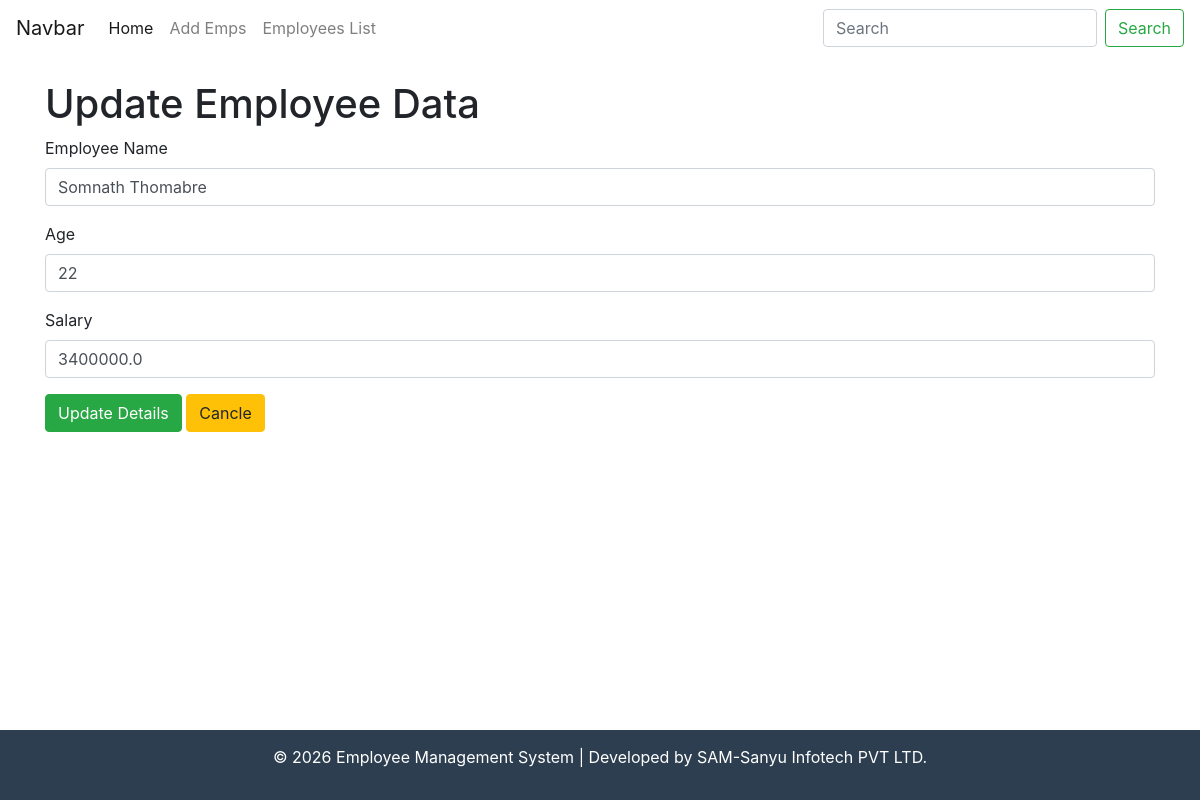
The page /update/3/ on the database its author committed.
### dapp/models.py (models this page shows, shortened)
class Employee(models.Model):
    name = models.CharField(max_length=50)
    age = models.IntegerField()
    salary = models.FloatField()
    image = models.ImageField(upload_to='employees/',blank=True, null=True)

### dapp/views.py (the view)
# urls.py: path('update/<int:id>/',views.update_employee, name='update_employee'),
def update_employee(request, id):
    obj = Employee.objects.get(id = id)
    if request.method == "POST":
        obj.name = request.POST.get('emp_name')
        obj.age = int(request.POST.get('emp_age'))
        obj.salary = float(request.POST.get('emp_salary'))
        obj.save()
        return redirect('/list/')
    return render(request, 'update_employee.html', context = {'obj':obj})

### dapp/templates/update_employee.html (shortened to what this page needs)
{% extends 'base.html' %}
{% block body %}
    <h1>Update Employee Data</h1>
    <form method="POST" >
       <div class="form-group">
      <label for="emp_name">Employee Name</label>
      <input
        type="text"
        class="form-control"
        name="emp_name"
        id="emp_name"
        value="{{ obj.name }}"
      />
    </div>
    <div class="form-group">
      <label for="emp_age">Age</label>
      <input type="number" class="form-control" id="emp_age" name="emp_age"  value="{{ obj.age }}"/>
    </div>
    <div class="form-group">
      <label for="emp_salary">Salary</label>
      <input
        type="number"
        class="form-control"
        name="emp_salary"
        id="emp_salary"
        value="{{obj.salary}}"
      />
    </div>
        <button type="submit" class="btn btn-success">Update Details</button></button>
        <a href="/list/"><button type="button" class="btn btn-warning">Cancle</button></a>
    </form>
{% endblock %}

### rows shown on the page
Employee: emp_name "Somnath Thomabre", emp_age "22", emp_salary "3400000.0"
